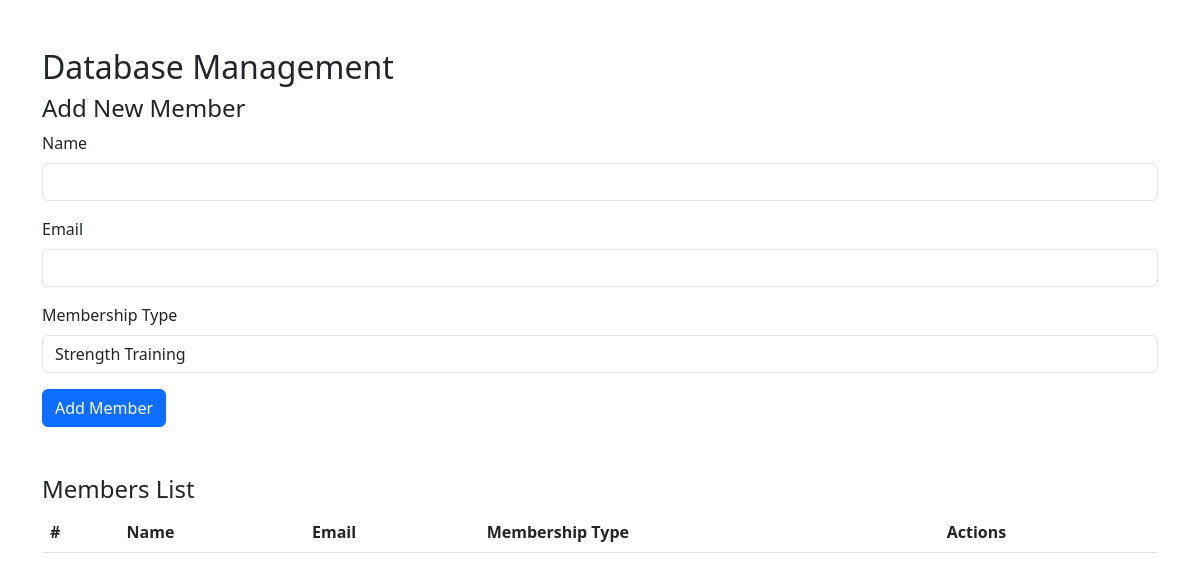
Before: /pages/database.php (signed in) with the older database file.
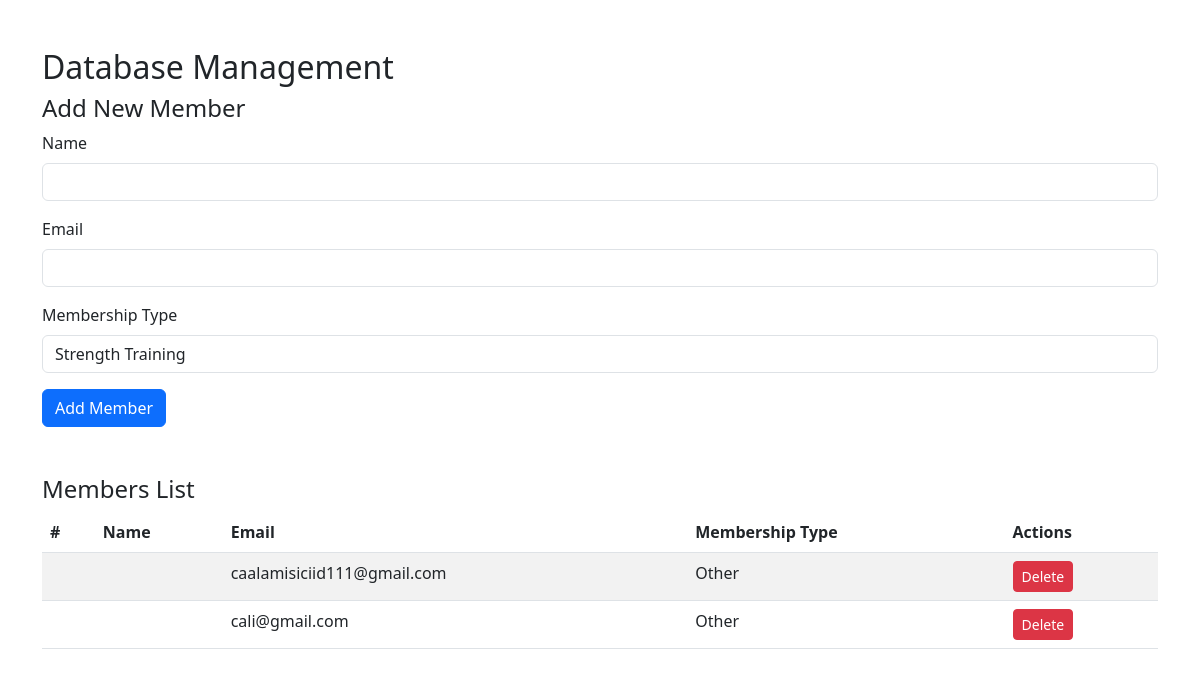
After: the same page with the newer database file.
### tables this page shows
CREATE TABLE `people` (
  `p_no` int(11) NOT NULL,
  `fname` varchar(50) NOT NULL,
  `lname` varchar(50) NOT NULL,
  `phone` varchar(20) NOT NULL,
  `email` varchar(100) DEFAULT NULL,
  `password` varchar(255) DEFAULT NULL,
  `role` enum('admin','staff','member') NOT NULL DEFAULT 'member',
  `status` enum('active','inactive') NOT NULL DEFAULT 'active',
  `membership_end` date DEFAULT NULL,
  `created_at` timestamp NOT NULL DEFAULT current_timestamp(),
  `updated_at` timestamp NOT NULL DEFAULT current_timestamp() ON UPDATE current_timestamp(),
  `membership_type` enum('strength','cardio','weighy_loss','yoga','other') NOT NULL DEFAULT 'other'
);

### pages/database.php (the view, shortened to what this page needs)
<?php
require_once "../includes/config.php";
$sql = "SELECT * FROM people WHERE role = 'member'";
$result = mysqli_query($conn, $sql);
?>
<!DOCTYPE html>
<html lang="en">
<head>
    <link href="https://cdn.jsdelivr.net/npm/bootstrap@5.3.0/dist/css/bootstrap.min.css" rel="stylesheet">
</head>
<body>
    <div class="container mt-5">
        <h2>Database Management</h2>
        <h4>Add New Member</h4>
        <form method="post">
            <div class="mb-3">
                <label for="name" class="form-label">Name</label>
                <input type="text" class="form-control" id="name" name="name" required>
            </div>
            <div class="mb-3">
                <label for="email" class="form-label">Email</label>
                <input type="email" class="form-control" id="email" name="email" required>
            </div>
            <div class="mb-3">
                <label for="membership_type" class="form-label">Membership Type</label>
                <select class="form-control" id="membership_type" name="membership_type" required>
                    <option value="strength">Strength Training</option>
                </select>
            </div>
            <button type="submit" name="add_member" class="btn btn-primary">Add Member</button>
        </form>
        <h4 class="mt-5">Members List</h4>
        <table class="table table-striped">
            <thead>
                <tr>
                    <th>#</th>
                    <th>Name</th>
                    <th>Email</th>
                    <th>Membership Type</th>
                    <th>Actions</th>
                </tr>
            </thead>
            <tbody>
                <?php while ($row = mysqli_fetch_assoc($result)): ?>
                    <tr>
                        <td><?php echo $row['id']; ?></td>
                        <td><?php echo $row['name']; ?></td>
                        <td><?php echo $row['email']; ?></td>
                        <td><?php echo ucfirst($row['membership_type']); ?></td>
                        <td>
                            <a href="?delete_id=<?php echo $row['id']; ?>" class="btn btn-danger btn-sm">Delete</a>
                        </td>
                    </tr>
                <?php endwhile; ?>
            </tbody>
        </table>
    </div>
</body>
</html>

Changed rows visible on the page:
added people: email "caalamisiciid111@gmail.com", membership_type "Other"
added people: email "cali@gmail.com", membership_type "Other"
